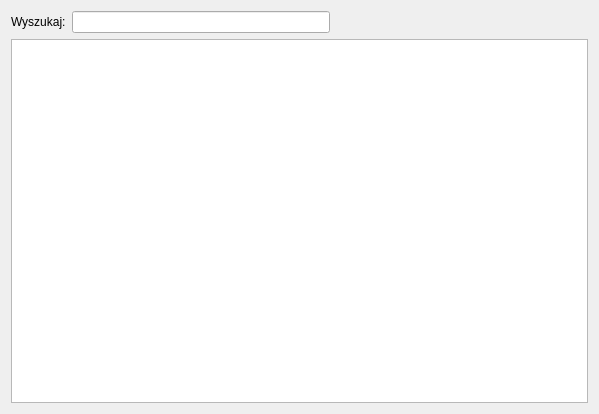
<?xml version="1.0" encoding="UTF-8"?>
<ui version="4.0">
 <class>ZawodnikPlatnosci</class>
 <widget class="QWidget" name="ZawodnikPlatnosci">
  <property name="geometry">
   <rect>
    <x>0</x>
    <y>0</y>
    <width>599</width>
    <height>414</height>
   </rect>
  </property>
  <property name="windowTitle">
   <string>Form</string>
  </property>
  <layout class="QVBoxLayout" name="verticalLayout_2">
   <item>
    <layout class="QVBoxLayout" name="verticalLayout">
     <item>
      <layout class="QHBoxLayout" name="horizontalLayout">
       <item>
        <widget class="QLabel" name="label">
         <property name="text">
          <string>Wyszukaj:</string>
         </property>
        </widget>
       </item>
       <item>
        <widget class="QLineEdit" name="lineEdit"/>
       </item>
       <item>
        <spacer name="horizontalSpacer">
         <property name="orientation">
          <enum>Qt::Horizontal</enum>
         </property>
         <property name="sizeHint" stdset="0">
          <size>
           <width>40</width>
           <height>20</height>
          </size>
         </property>
        </spacer>
       </item>
      </layout>
     </item>
    </layout>
   </item>
   <item>
    <widget class="QTableView" name="tableView"/>
   </item>
  </layout>
 </widget>
 <resources/>
 <connections/>
</ui>
